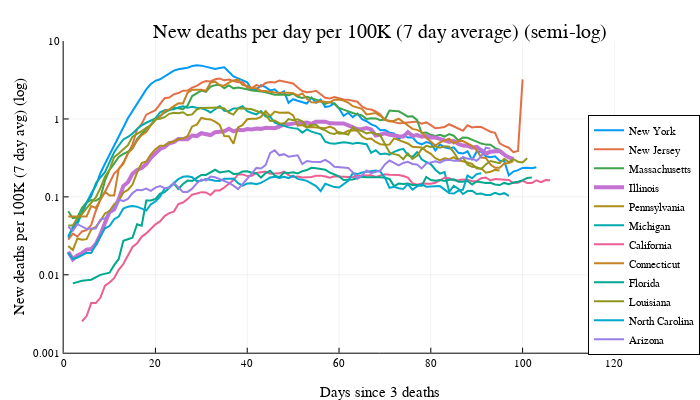

Notebook code for this chart:
### Code cell
@df deathsByStateTopPerCap plot(:daysSince, :Value_new_rolling7_perCap, group=:Province_State,
                             legend=:bottomright, yformatter=fcl, lw=lwConfirmed, yscale=:log10,
                             xlimit=(0, maximum(:daysSince)*1.3), ylimit=(0.001, 10),
                             title="New deaths per day per 100K (7 day average) (semi-log)",
                             ylab="New deaths per 100K (7 day avg) (log)",
                             xlab="Days since 3 deaths"
                            )
